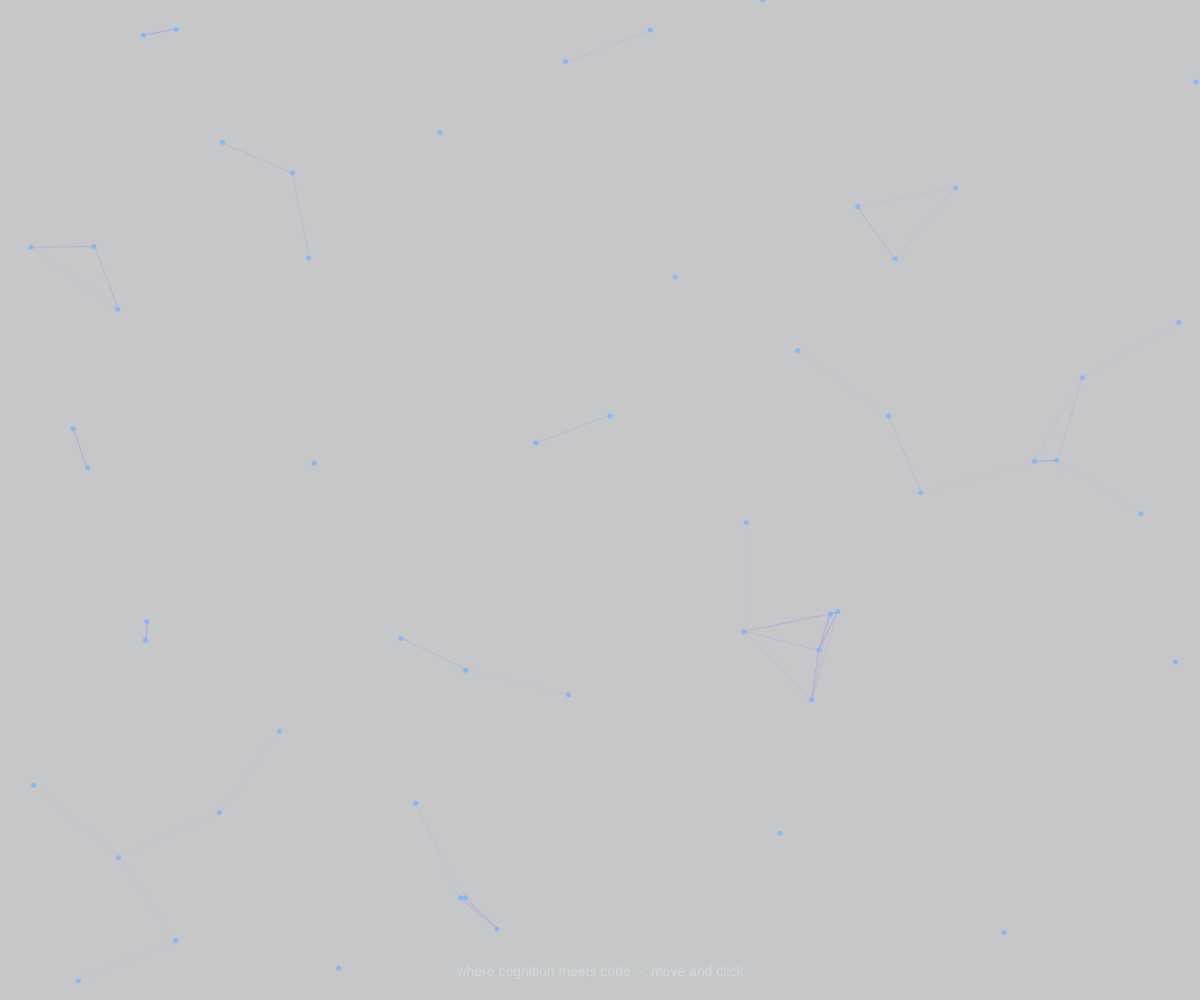
Frame 1 (no input)
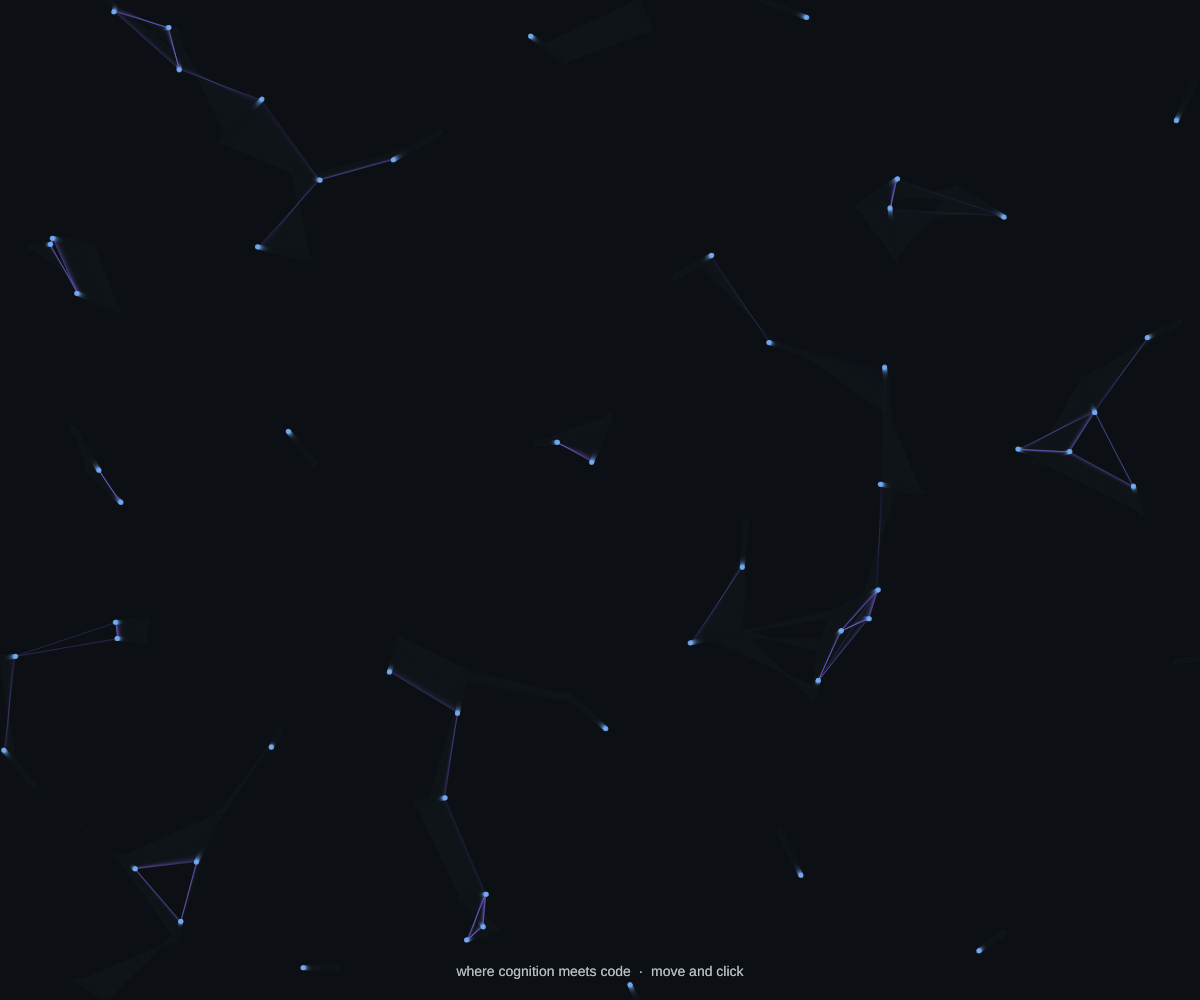
Frame 60 (no input)
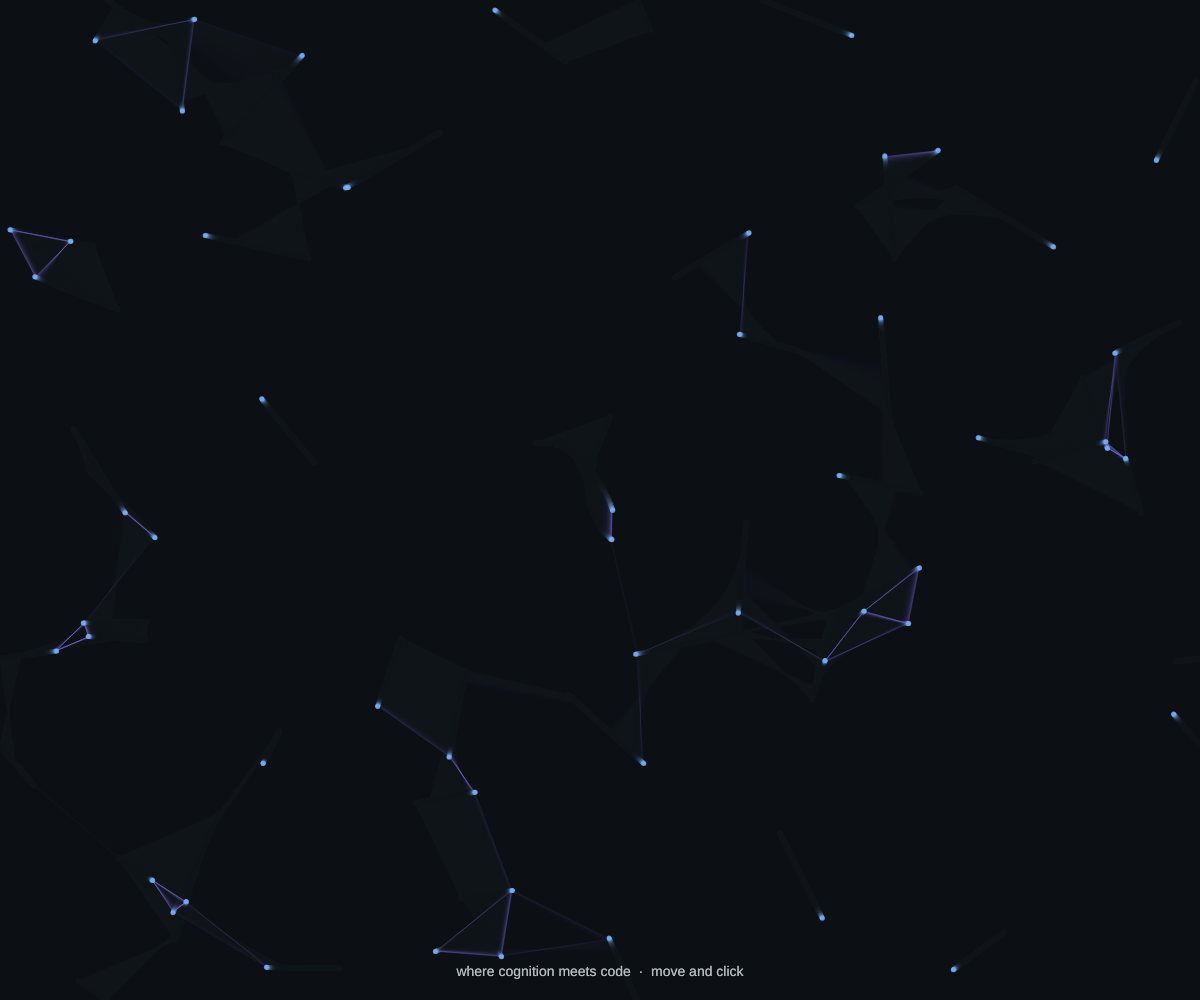
Frame 120 (the mouse pressed at the canvas centre since frame 60)

The p5.js sketch that drew these frames (run headless with seeded random() and noise() and a simulated clock; from frame 60 on, the mouse is pressed at the canvas centre):

// p5.js sketch
// ── sketch.js
// noprotect
// "Where cognition meets code"
// Drifting neurons that connect when they're close.
// Move your mouse to gently pull them. Click to fire a note.
 
let nodes = [];
let audio; // the browser's built-in sound engine
 
// A pentatonic scale: every note sounds good together
const notes = [60, 62, 64, 67, 69, 72, 74, 76, 79];
 
function setup() {
  createCanvas(windowWidth, windowHeight);
 
  // Stop phones from scrolling or zooming when you touch the sketch
  document.body.style.overflow = "hidden";
  document.body.style.touchAction = "none";
  for (let i = 0; i < 55; i++) {
    nodes.push(new Neuron(random(width), random(height)));
  }
}
 
function draw() {
  // A slightly see-through background leaves soft trails
  background(13, 17, 23, 60);
 
  // Draw a connection between any two neurons that are close
  for (let i = 0; i < nodes.length; i++) {
    for (let j = i + 1; j < nodes.length; j++) {
      let d = dist(nodes[i].pos.x, nodes[i].pos.y, nodes[j].pos.x, nodes[j].pos.y);
      if (d < 120) {
        let glow = max(nodes[i].glow, nodes[j].glow);
        stroke(140, 120 + glow / 2, 255, map(d, 0, 120, 150, 0) + glow / 3);
        strokeWeight(1);
        line(nodes[i].pos.x, nodes[i].pos.y, nodes[j].pos.x, nodes[j].pos.y);
      }
    }
  }
 
  for (let n of nodes) {
    n.update();
    n.show();
  }
 
  // Tagline
  noStroke();
  fill(230, 237, 243, 120);
  textAlign(CENTER);
  textSize(14);
  text("where cognition meets code  ·  move and click", width / 2, height - 24);
}
 
// Clicks on a computer
function mousePressed() {
  fireNote();
}
 
// Taps on a phone (returning false stops the tap from also counting as a click)
function touchStarted() {
  fireNote();
  return false;
}
 
function fireNote() {
  // Browsers require a click or tap before sound can play
  if (!audio) {
    audio = new AudioContext();
  }
  // Phones sometimes pause the sound engine, so wake it up
  if (audio.state === "suspended") {
    audio.resume();
  }
 
  // Left side of the screen plays low notes, right side plays high ones
  let index = floor(map(mouseX, 0, width, 0, notes.length));
  index = constrain(index, 0, notes.length - 1);
  playNote(notes[index]);
 
  // Light up the neurons near the click
  for (let n of nodes) {
    if (dist(mouseX, mouseY, n.pos.x, n.pos.y) < 150) {
      n.glow = 255;
    }
  }
}
 
// Turn a note number into a pitch, then play a short, soft tone
function playNote(note) {
  let freq = 440 * pow(2, (note - 69) / 12);
  let now = audio.currentTime;
 
  let osc = audio.createOscillator();
  let volume = audio.createGain();
  osc.type = "sine";
  osc.frequency.value = freq;
 
  // Fade in quickly, then fade out slowly
  volume.gain.setValueAtTime(0, now);
  volume.gain.linearRampToValueAtTime(0.3, now + 0.02);
  volume.gain.exponentialRampToValueAtTime(0.001, now + 1.2);
 
  osc.connect(volume);
  volume.connect(audio.destination);
  osc.start(now);
  osc.stop(now + 1.3);
}
 
function windowResized() {
  resizeCanvas(windowWidth, windowHeight);
}
 
class Neuron {
  constructor(x, y) {
    this.pos = createVector(x, y);
    this.vel = p5.Vector.random2D().mult(random(0.3, 1));
    this.glow = 0;
  }
 
  update() {
    // Gently pull toward the mouse when it's nearby
    let mouse = createVector(mouseX, mouseY);
    if (p5.Vector.dist(this.pos, mouse) < 150) {
      this.vel.add(p5.Vector.sub(mouse, this.pos).setMag(0.05));
    }
    this.vel.limit(2);
    this.pos.add(this.vel);
 
    // Wrap around the edges of the screen
    if (this.pos.x < 0) this.pos.x = width;
    if (this.pos.x > width) this.pos.x = 0;
    if (this.pos.y < 0) this.pos.y = height;
    if (this.pos.y > height) this.pos.y = 0;
 
    // Glow fades over time
    this.glow *= 0.95;
  }
 
  show() {
    noStroke();
    fill(120 + this.glow / 2, 180, 255, 200);
    circle(this.pos.x, this.pos.y, 5 + this.glow / 40);
  }
}
